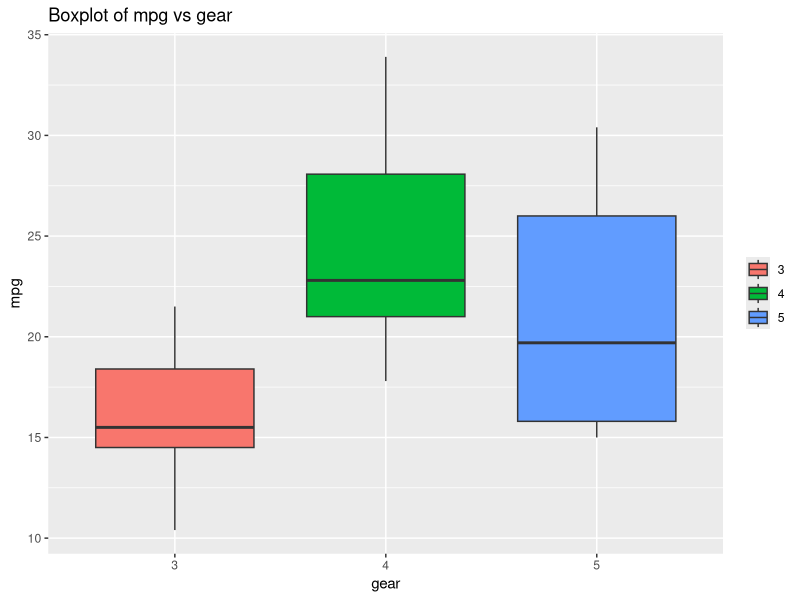

Generate this figure with R: (Note: this script raises an error after producing the figure.)
## ---- chunk 1
library(tidyverse)
dat = as_tibble(mtcars)
dat$gear = factor(mtcars$gear)
ggplot(dat, aes(x=gear, y=mpg, fill=gear))+
  geom_boxplot()+
  ggtitle("Boxplot of mpg vs gear")+
  theme(legend.title = element_blank())
## ---- chunk 2
knitr::include_graphics("~/dummyproject/images/fibonacci-sequence-golden-ratio-mathematics-spiral-square-black-background-numbers-geometry-monochrome-inception.jpg")
